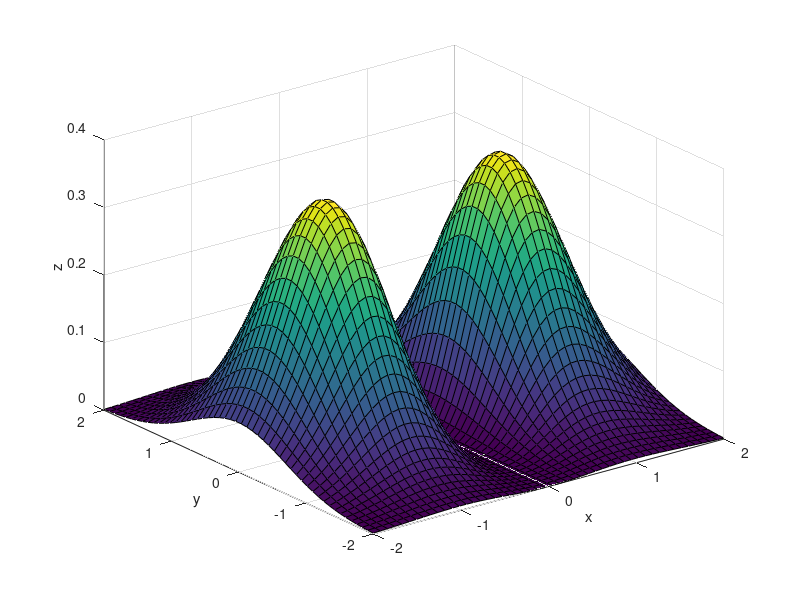

Recreate this plot in MATLAB.
% demoSurf
% Author: Yuen D. Hertlocher
%% set parameters
Nx=50;
xmin=-2;
xmax=+2;
%% make grid
x=linspace(xmin, xmax, Nx);
y=linspace(xmin, xmax, Nx);
[X, Y]=meshgrid(x, y);
%% calculate function z=f(x, y)
Z = X.^2 .* exp(-X.^2 - Y.^2);
%% plot surface
surf(X, Y, Z);
xlabel('x');
ylabel('y');
zlabel('z');